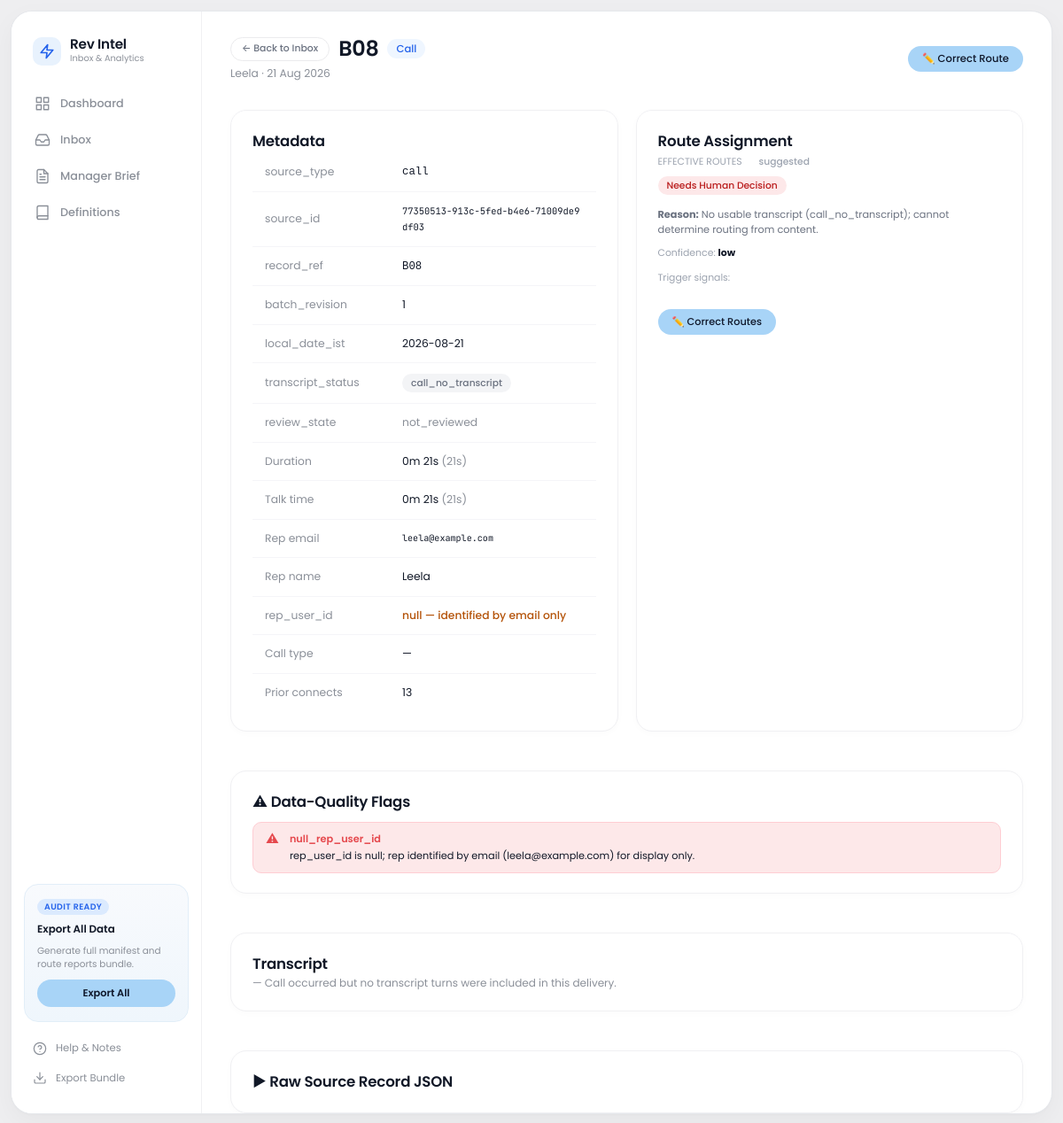
Page /record/call/77350513-913c-5fed-b4e6-71009de9df03 on the committed database.
### tables this page shows
CREATE TABLE source_record (
    source_type         TEXT NOT NULL,
    source_id           TEXT NOT NULL,
    record_ref          TEXT,
    batch_revision      INTEGER NOT NULL DEFAULT 0,
    payload_json        TEXT NOT NULL,
    transcript_status   TEXT NOT NULL,
    has_usable_transcript INTEGER NOT NULL DEFAULT 0,
    local_date_ist      TEXT NOT NULL,
    imported_at         TEXT NOT NULL,
    updated_at          TEXT,
    PRIMARY KEY (source_type, source_id)
);

CREATE TABLE route_assignment (
    source_type         TEXT NOT NULL,
    source_id           TEXT NOT NULL,
    suggested_routes    TEXT,
    suggested_reason    TEXT,
    suggested_confidence TEXT,
    suggested_triggers  TEXT,
    manual_routes       TEXT,
    manual_set_at       TEXT,
    manual_set_by       TEXT DEFAULT 'manager',
    manual_reason       TEXT,
    manual_previous     TEXT,
    PRIMARY KEY (source_type, source_id),
    FOREIGN KEY (source_type, source_id)
        REFERENCES source_record(source_type, source_id) ON DELETE CASCADE
);

CREATE TABLE data_quality_flag (
    source_type TEXT NOT NULL,
    source_id   TEXT NOT NULL,
    flag_key    TEXT NOT NULL,
    description TEXT NOT NULL,
    PRIMARY KEY (source_type, source_id, flag_key),
    FOREIGN KEY (source_type, source_id)
        REFERENCES source_record(source_type, source_id) ON DELETE CASCADE
);

### app/web/routes/record_detail.py (the view)
@router.get("/record/{source_type}/{source_id}", response_class=HTMLResponse)
async def record_detail(request: Request, source_type: str, source_id: str):
    with get_conn() as conn:
        rec = get_record(conn, source_type, source_id)
        if not rec:
            raise HTTPException(status_code=404, detail="Record not found")
        tr = get_transcript(conn, source_type, source_id)
        analyses = get_analyses(conn, source_type, source_id)
        ra = get_route_assignment(conn, source_type, source_id)
        rv = get_review_state(conn, source_type, source_id)
        dq_flags = get_data_quality_flags(conn, source_type, source_id)
        import_runs = conn.execute(
            "SELECT * FROM import_run ORDER BY id DESC LIMIT 10"
        ).fetchall()
    payload = json.loads(rec["payload_json"])
    p = payload.get("payload") or {}
    tp = payload.get("transcript_payload") or {}
    turns = json.loads(tr["turns_json"]) if (tr and tr["turns_json"]) else []
    suggested = json.loads(ra["suggested_routes"] if ra and ra["suggested_routes"] else "[]")
    manual = json.loads(ra["manual_routes"] if ra and ra["manual_routes"] else "null") or []
    effective = manual if manual else suggested
    analyses_out = []
    for a in analyses:
        a_data = json.loads(a["output_json"])
        analyses_out.append({
            "route": a["route"],
            "origin": a["origin"],
            "generated_from_revision": a["generated_from_revision"],
            "stale": bool(a["stale"]),
            "summary": a_data.get("summary", ""),
            "evidence": a_data.get("evidence", []),
            "not_established": a_data.get("not_established", ""),
            "next_step": a_data.get("next_step", {}),
        })
    dur = p.get("duration_seconds") or p.get("meeting_duration_seconds")
    dur_str = f"{int(dur)//60}m {int(dur)%60}s" if dur else "—"
    talk = p.get("talk_time_seconds")
    talk_str = f"{int(talk)//60}m {int(talk)%60}s" if talk else "—"
    return templates.TemplateResponse("record_detail.html", {
        "request": request,
        "rec": dict(rec),
        "payload": p,
        "tp": tp,
        "turns": turns,
        "tr": dict(tr) if tr else None,
        "analyses": analyses_out,
        "suggested_routes": suggested,
        "manual_routes": manual,
        "effective_routes": effective,
        "route_origin": "manual" if manual else "suggested",
        "ra": dict(ra) if ra else None,
        "review_state": rv["state"] if rv else "not_reviewed",
        "dq_flags": [dict(f) for f in dq_flags],
        "dur_str": dur_str,
        "talk_str": talk_str,
        "raw_json": json.dumps(payload, indent=2, ensure_ascii=False),
        "source_type": source_type,
        "source_id": source_id,
    })

### app/web/templates/record_detail.html (shortened to what this page needs)
{% extends "base.html" %}
{% block content %}
<div class="center-content">
  <div class="header-area" style="margin-bottom:8px;">
    <div class="greeting-text">
      <div style="display:flex;align-items:center;gap:10px;">
        <a href="/records" class="btn btn-ghost" style="padding:4px 12px;font-size:0.75rem;">← Back to Inbox</a>
        <h2>{{ rec.record_ref }}</h2>
        <span class="badge {% if source_type == 'call' %}badge-call{% else %}badge-meeting{% endif %}" style="font-size:0.8rem;">{{ source_type|capitalize }}</span>
      </div>
      <p style="margin-top:4px;">{{ payload.title or payload.rep_name or 'Interaction detail' }} · 21 Aug 2026</p>
    </div>
    <div class="header-actions">
      <button class="btn btn-primary" onclick="openCorrectionModal('{{ source_type }}', '{{ source_id }}', {{ effective_routes|tojson }})">
        ✏️ Correct Route
      </button>
    </div>
  </div>
  <div class="sections-grid" style="margin-bottom:20px;">
  <div class="card">
    <div class="card-title">Metadata</div>
    <table>
      <tbody>
        <tr><td class="dim" style="width:40%">source_type</td><td><code>{{ source_type }}</code></td></tr>
        <tr><td class="dim">source_id</td><td><code class="mono" style="font-size:.72rem;word-break:break-all;">{{ source_id }}</code></td></tr>
        <tr><td class="dim">record_ref</td><td><code>{{ rec.record_ref }}</code></td></tr>
        <tr><td class="dim">batch_revision</td><td>{{ rec.batch_revision }}</td></tr>
        <tr><td class="dim">local_date_ist</td><td>{{ rec.local_date_ist }}</td></tr>
        <tr><td class="dim">transcript_status</td>
          <td>
            {% if rec.transcript_status == 'transcript_usable' %}<span class="badge badge-usable">transcript_usable</span>
            {% elif rec.transcript_status == 'transcript_pending' %}<span class="badge badge-pending">transcript_pending</span>
            {% elif rec.transcript_status == 'recorded_but_no_usable_text' %}<span class="badge badge-recorded">recorded_but_no_usable_text</span>
            {% elif rec.transcript_status == 'no_recording' %}<span class="badge badge-no-transcript">no_recording</span>
            {% elif rec.transcript_status == 'call_no_transcript' %}<span class="badge badge-no-transcript">call_no_transcript</span>
            {% else %}<span class="badge">{{ rec.transcript_status }}</span>{% endif %}
          </td>
        </tr>
        <tr><td class="dim">review_state</td>
          <td>
            {% if review_state == 'reviewed' %}<span class="badge badge-reviewed">reviewed</span>
            {% elif review_state == 'needs_review' %}<span class="badge badge-needs-review">needs_review</span>
            {% else %}<span class="dim">not_reviewed</span>{% endif %}
          </td>
        </tr>
        {% if source_type == 'call' %}
        <tr><td class="dim">Duration</td><td>{{ dur_str }} <span class="dim">({{ payload.duration_seconds }}s)</span></td></tr>
        <tr><td class="dim">Talk time</td><td>{{ talk_str }} <span class="dim">({{ payload.talk_time_seconds }}s)</span></td></tr>
        <tr><td class="dim">Rep email</td><td class="mono">{{ payload.rep_email or '—' }}</td></tr>
        <tr><td class="dim">Rep name</td><td>{{ payload.rep_name or '—' }}</td></tr>
        {% if payload.rep_user_id is none %}<tr><td class="dim">rep_user_id</td><td class="text-yellow">null — identified by email only</td></tr>{% endif %}
        <tr><td class="dim">Call type</td><td>{{ payload.call_type or '—' }}</td></tr>
        <tr><td class="dim">Prior connects</td><td>{{ payload.prior_connects_ever }}</td></tr>
        {% endif %}
      </tbody>
    </table>
  </div>
  <div class="card">
    <div class="card-title">Route Assignment</div>
    <div style="margin-bottom:14px;">
      <div style="font-size:.75rem;color:var(--text-3);margin-bottom:6px;">EFFECTIVE ROUTES
        <span class="badge {% if route_origin == 'manual' %}badge-manual{% else %}badge-suggested{% endif %}" style="margin-left:6px;">{{ route_origin }}</span>
      </div>
      <div class="tag-list">
        {% for r in effective_routes %}
          {% if r == 'customer_follow_up' %}<span class="badge route-cfu">Customer Follow-Up</span>
          {% elif r == 'deal_next_steps' %}<span class="badge route-dns">Deal Next Steps</span>
          {% elif r == 'sales_coaching' %}<span class="badge route-sc">Sales Coaching</span>
          {% elif r == 'support_account_admin' %}<span class="badge route-saa">Support / Admin</span>
          {% elif r == 'internal_vendor_note' %}<span class="badge route-ivn">Internal / Vendor</span>
          {% elif r == 'needs_human_decision' %}<span class="badge route-nhd">Needs Human Decision</span>
          {% else %}<span class="badge">{{ r }}</span>{% endif %}
        {% else %}
          <span class="dim">No routes assigned</span>
        {% endfor %}
      </div>
    </div>
    {% if ra and ra.suggested_reason %}
    <div style="font-size:.78rem;color:var(--text-2);margin-bottom:10px;">
      <strong>Reason:</strong> {{ ra.suggested_reason }}
    </div>
    {% endif %}
    {% if ra and ra.suggested_confidence %}
    <div style="font-size:.75rem;color:var(--text-3);margin-bottom:12px;">
      Confidence: <strong style="color:var(--text);">{{ ra.suggested_confidence }}</strong>
    </div>
    {% endif %}
    {% if ra and ra.suggested_triggers %}
    <div style="font-size:.75rem;color:var(--text-3);margin-bottom:12px;">
      Trigger signals:
      {% set triggers = ra.suggested_triggers | from_json %}
    </div>
    {% endif %}
    <div style="display:flex;gap:8px;flex-wrap:wrap;margin-top:14px;">
      <button class="btn btn-primary" style="font-size:.78rem;"
        onclick="openCorrectionModal('{{ source_type }}', '{{ source_id }}', {{ effective_routes|tojson }})">
        ✏️ Correct Routes
      </button>
    </div>
  </div>
</div>
{% if dq_flags %}
<div class="card" style="margin-bottom:20px;">
  <div class="card-title">⚠ Data-Quality Flags</div>
  <ul class="dq-list">
    {% for flag in dq_flags %}
    <li class="dq-item">
      <span class="dq-icon">⚠</span>
      <div>
        <div style="font-weight:600;font-size:.78rem;color:var(--red);margin-bottom:2px;">{{ flag.flag_key }}</div>
        <div style="font-size:.78rem;">{{ flag.description }}</div>
      </div>
    </li>
    {% endfor %}
  </ul>
</div>
{% endif %}
<div class="card" style="margin-bottom:20px;">
  <div class="card-title">
    Transcript
  </div>
  {% if turns %}
  <div class="transcript-wrap">
    {% for turn in turns %}
    <div class="turn" id="turn-{{ turn.turn_number }}">
      <div class="turn-num">{{ turn.turn_number }}</div>
      <div class="turn-body">
        <div class="turn-speaker">{{ turn.speaker }}</div>
        <div class="turn-text">{{ turn.text }}</div>
        {% if turn.timecode %}<div class="turn-time">⏱ {{ turn.timecode }}</div>{% endif %}
      </div>
    </div>
    {% endfor %}
  </div>
  {% elif rec.transcript_status == 'transcript_usable' %}
  <div class="dim" style="font-size:.83rem;">Transcript text available but no structured turns.</div>
  {% else %}
  <div class="dim" style="font-size:.83rem;">
    {% if rec.transcript_status == 'recorded_but_no_usable_text' %}
      🎙 Recording exists but no usable speech was captured. This does not mean the meeting didn't happen.
    {% elif rec.transcript_status == 'no_recording' %}
      — No recording. Notetaker may have been cancelled, not scheduled, or meeting was not recorded.
    {% elif rec.transcript_status == 'call_no_transcript' %}
      — Call occurred but no transcript turns were included in this delivery.
    {% elif rec.transcript_status == 'transcript_pending' %}
      ⏳ Transcript pending late delivery. Check if update batch has been imported.
    {% endif %}
  </div>
  {% endif %}
</div>
<div class="card" style="margin-bottom:24px;">
  <div class="card-title" style="cursor:pointer;" onclick="toggleRaw()">▶ Raw Source Record JSON</div>
</div>
</div>
{% endblock %}

### app/web/static/style.css (style rules this page uses)
:root { --bg-page: #EEEEF0; --bg-app: #FFFFFF; --surface: #FFFFFF; --surface-card: #FFFFFF; --surface-muted: #F8F9FB; --surface-pill: #F4F5F7; --surface-hover: #F1F3F6; --surface-border: #F0F0F3; --border: #F0F0F3; --border-light: #F5F5F8; --border-subtle: #EBEBED; --text: #111827; --text-main: #111827; --text-2: #6B7280; --text-secondary: #8A8F98; --text-3: #9CA3AF; --text-muted: #9CA3AF; --accent: #3B82F6; --accent-soft: #8EC5F5; --accent-light: #E6F0FB; --accent-pill: #A8D4F7; --accent-pill-hover:#93C5FD; --accent-text: #1D4ED8; --green: #34C38F; --green-soft: #E8F8F2; --green-text: #15803D; --red: #E5484D; --red-soft: #FDE8E9; --red-text: #B91C1C; --orange: #F5A25D; --orange-soft: #FEF3EB; --orange-text: #B45309; --purple: #8B5CF6; --purple-soft: #F3E8FF; --purple-text: #6D28D9; --blue: #3B82F6; --blue-soft: #EFF6FF; --blue-text: #1D4ED8; --yellow: #F59E0B; --yellow-soft: #FEF3C7; --yellow-text: #92400E; --teal: #06B6D4; --route-cfu: #10B981; --route-dns: #3B82F6; --route-sc: #F59E0B; --route-saa: #06B6D4; --route-ivn: #8B5CF6; --route-nhd: #EF4444; --radius-app: 24px; --radius-card: 18px; --radius-pill: 9999px; --radius: 16px; --radius-sm: 10px; --shadow-app: 0 10px 30px rgba(0, 0, 0, 0.04), 0 1px 3px rgba(0, 0, 0, 0.02); --shadow-card: 0 2px 8px rgba(0, 0, 0, 0.02); --shadow-dropdown: 0 10px 25px -5px rgba(0, 0, 0, 0.08), 0 8px 10px -6px rgba(0, 0, 0, 0.03); }
*, *::before, *::after { box-sizing: border-box; margin: 0; padding: 0; }
html { font-size: 14.5px; -webkit-font-smoothing: antialiased; }
body { font-family: 'Poppins', 'Inter', -apple-system, BlinkMacSystemFont, sans-serif; background-color: var(--bg-page); color: var(--text-main); min-height: 100vh; padding: 12px; margin: 0; line-height: 1.5; display: flex; justify-content: center; }
a { color: inherit; text-decoration: none; transition: color .15s ease; }
button, input, select, textarea { font-family: inherit; }
.center-content { flex: 1; padding: 28px 32px; min-width: 0; display: flex; flex-direction: column; gap: 24px; }
.header-area { display: flex; align-items: center; justify-content: space-between; flex-wrap: wrap; gap: 16px; }
.greeting-text h2 { font-size: 1.65rem; font-weight: 600; color: var(--text-main); letter-spacing: -0.3px; line-height: 1.2; }
.greeting-text p { font-size: 0.85rem; color: var(--text-secondary); margin-top: 3px; }
.header-actions { display: flex; align-items: center; gap: 10px; }
.card { background: var(--surface-card); border: 1px solid var(--border); border-radius: var(--radius-card); padding: 22px 24px; box-shadow: var(--shadow-card); display: flex; flex-direction: column; }
.card-title { font-size: 1.15rem; font-weight: 600; color: var(--text-main); letter-spacing: -0.2px; }
table { width: 100%; border-collapse: collapse; font-size: 0.85rem; }
td { padding: 12px 14px; border-bottom: 1px solid var(--border-light); color: var(--text-main); vertical-align: middle; }
tr:last-child td { border-bottom: none; }
.badge { display: inline-flex; align-items: center; gap: 5px; padding: 3px 10px; border-radius: var(--radius-pill); font-size: 0.74rem; font-weight: 500; line-height: 1.4; white-space: nowrap; }
.badge-no-transcript { background: #F3F4F6; color: #6B7280; }
.badge-call { background: #EFF6FF; color: #2563EB; }
.route-nhd { background: #FDE8E9; color: #B91C1C; }
.btn { display: inline-flex; align-items: center; justify-content: center; gap: 6px; border-radius: var(--radius-pill); padding: 6px 16px; font-size: 0.8rem; font-weight: 500; cursor: pointer; transition: all 0.15s ease; border: 1px solid transparent; outline: none; }
.btn-primary { background: var(--accent-pill); color: #0F172A; border: none; }
.btn-ghost { background: #FFFFFF; border: 1px solid var(--border-subtle); color: var(--text-2); }
.sections-grid { display: grid; grid-template-columns: 1fr 1fr; gap: 20px; }
.mono { font-family: 'JetBrains Mono', monospace; font-size: 0.82em; }
.dim { color: var(--text-secondary); }
.text-yellow { color: var(--orange-text); font-weight: 500; }
.tag-list { display: flex; flex-wrap: wrap; gap: 6px; align-items: center; }
.dq-list { list-style: none; display: flex; flex-direction: column; gap: 8px; margin-top: 10px; }
.dq-item { display: flex; gap: 12px; align-items: flex-start; background: var(--red-soft); border: 1px solid #FECDD3; border-radius: var(--radius-sm); padding: 10px 14px; color: var(--text-main); }
.dq-icon { font-size: 1rem; color: var(--red); line-height: 1.2; }

### rows in the picture
source_record: record_ref "B08", batch_revision "1", local_date_ist "2026-08-21"
route_assignment: suggested_reason "No usable transcript (call_no_transcript); cannot determine routing from content.", suggested_confidence "low"
data_quality_flag: flag_key "null_rep_user_id", description "rep_user_id is null; rep identified by email (leela@example.com) for display only."

### other values in the picture
{{ source_type|capitalize }} "Call"
{{ payload.title or payload.rep_name or 'Interaction detail' }} "Leela"
{{ source_type }} "call"
{{ source_id }} "77350513-913c-5fed-b4e6-71009de9df03"
{{ dur_str }} "0m 21s"
{{ payload.duration_seconds }} "21"
{{ talk_str }} "0m 21s"
{{ payload.talk_time_seconds }} "21"
{{ payload.rep_email or '—' }} "leela@example.com"
{{ payload.rep_name or '—' }} "Leela"
{{ payload.call_type or '—' }} "—"
{{ payload.prior_connects_ever }} "13"
{{ route_origin }} "suggested"
